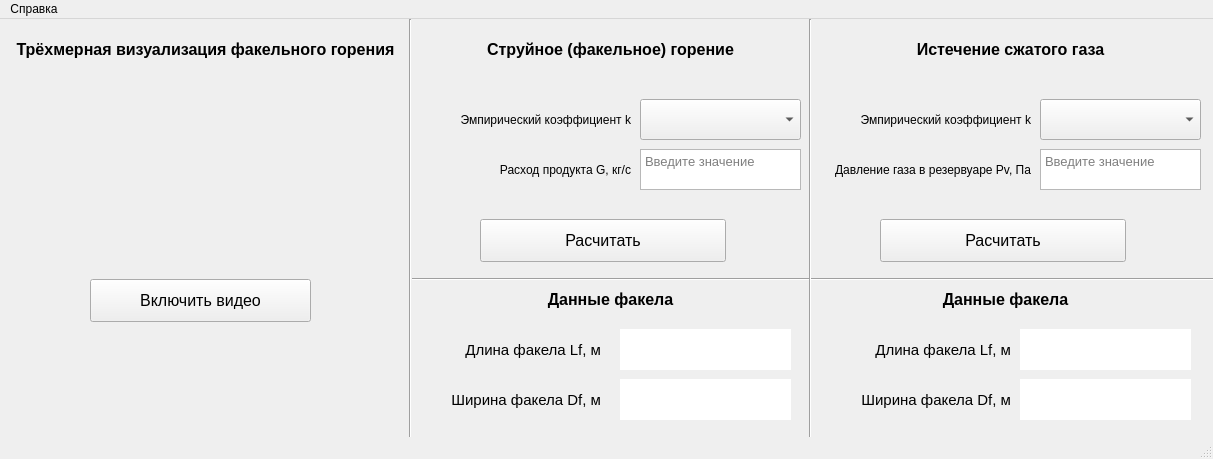
<?xml version="1.0" encoding="UTF-8"?>
<ui version="4.0">
 <class>MainWindow</class>
 <widget class="QMainWindow" name="MainWindow">
  <property name="geometry">
   <rect>
    <x>0</x>
    <y>0</y>
    <width>1213</width>
    <height>459</height>
   </rect>
  </property>
  <property name="windowTitle">
   <string>Факельное горение</string>
  </property>
  <widget class="QWidget" name="centralwidget">
   <property name="font">
    <font>
     <pointsize>12</pointsize>
    </font>
   </property>
   <widget class="Line" name="Vert_L">
    <property name="geometry">
     <rect>
      <x>400</x>
      <y>0</y>
      <width>20</width>
      <height>459</height>
     </rect>
    </property>
    <property name="orientation">
     <enum>Qt::Vertical</enum>
    </property>
   </widget>
   <widget class="Line" name="Hor_R">
    <property name="geometry">
     <rect>
      <x>412</x>
      <y>250</y>
      <width>805</width>
      <height>20</height>
     </rect>
    </property>
    <property name="orientation">
     <enum>Qt::Horizontal</enum>
    </property>
   </widget>
   <widget class="QPushButton" name="M1_btn">
    <property name="enabled">
     <bool>true</bool>
    </property>
    <property name="geometry">
     <rect>
      <x>480</x>
      <y>200</y>
      <width>246</width>
      <height>43</height>
     </rect>
    </property>
    <property name="font">
     <font>
      <pointsize>12</pointsize>
     </font>
    </property>
    <property name="mouseTracking">
     <bool>false</bool>
    </property>
    <property name="text">
     <string>Расчитать</string>
    </property>
   </widget>
   <widget class="QComboBox" name="K_choose">
    <property name="geometry">
     <rect>
      <x>640</x>
      <y>80</y>
      <width>161</width>
      <height>41</height>
     </rect>
    </property>
    <property name="font">
     <font>
      <pointsize>10</pointsize>
     </font>
    </property>
    <property name="acceptDrops">
     <bool>true</bool>
    </property>
    <property name="editable">
     <bool>false</bool>
    </property>
    <property name="currentText">
     <string/>
    </property>
    <property name="currentIndex">
     <number>-1</number>
    </property>
    <property name="maxVisibleItems">
     <number>3</number>
    </property>
    <property name="placeholderText">
     <string>Выберите значение</string>
    </property>
    <property name="duplicatesEnabled">
     <bool>false</bool>
    </property>
    <property name="frame">
     <bool>true</bool>
    </property>
    <property name="modelColumn">
     <number>0</number>
    </property>
   </widget>
   <widget class="QPlainTextEdit" name="G_Input">
    <property name="geometry">
     <rect>
      <x>640</x>
      <y>130</y>
      <width>161</width>
      <height>41</height>
     </rect>
    </property>
    <property name="font">
     <font>
      <pointsize>10</pointsize>
      <kerning>true</kerning>
     </font>
    </property>
    <property name="cursor" stdset="0">
     <cursorShape>IBeamCursor</cursorShape>
    </property>
    <property name="inputMethodHints">
     <set>Qt::ImhDigitsOnly|Qt::ImhNoEditMenu|Qt::ImhNoTextHandles</set>
    </property>
    <property name="placeholderText">
     <string>Введите значение</string>
    </property>
   </widget>
   <widget class="QLabel" name="K">
    <property name="geometry">
     <rect>
      <x>380</x>
      <y>80</y>
      <width>251</width>
      <height>41</height>
     </rect>
    </property>
    <property name="font">
     <font>
      <pointsize>9</pointsize>
      <kerning>true</kerning>
     </font>
    </property>
    <property name="text">
     <string>Эмпирический коэффициент k</string>
    </property>
    <property name="alignment">
     <set>Qt::AlignRight|Qt::AlignTrailing|Qt::AlignVCenter</set>
    </property>
    <property name="wordWrap">
     <bool>true</bool>
    </property>
   </widget>
   <widget class="QLabel" name="G">
    <property name="geometry">
     <rect>
      <x>420</x>
      <y>130</y>
      <width>211</width>
      <height>41</height>
     </rect>
    </property>
    <property name="font">
     <font>
      <pointsize>9</pointsize>
     </font>
    </property>
    <property name="text">
     <string>Расход продукта G, кг/c</string>
    </property>
    <property name="alignment">
     <set>Qt::AlignRight|Qt::AlignTrailing|Qt::AlignVCenter</set>
    </property>
    <property name="wordWrap">
     <bool>true</bool>
    </property>
   </widget>
   <widget class="QLabel" name="Method2">
    <property name="geometry">
     <rect>
      <x>820</x>
      <y>260</y>
      <width>371</width>
      <height>41</height>
     </rect>
    </property>
    <property name="font">
     <font>
      <pointsize>12</pointsize>
      <weight>75</weight>
      <bold>true</bold>
     </font>
    </property>
    <property name="text">
     <string>Данные факела</string>
    </property>
    <property name="alignment">
     <set>Qt::AlignCenter</set>
    </property>
   </widget>
   <widget class="QLabel" name="Method1">
    <property name="geometry">
     <rect>
      <x>430</x>
      <y>260</y>
      <width>361</width>
      <height>41</height>
     </rect>
    </property>
    <property name="font">
     <font>
      <pointsize>12</pointsize>
      <weight>75</weight>
      <bold>true</bold>
     </font>
    </property>
    <property name="text">
     <string>Данные факела</string>
    </property>
    <property name="alignment">
     <set>Qt::AlignCenter</set>
    </property>
   </widget>
   <widget class="QLabel" name="Vis">
    <property name="geometry">
     <rect>
      <x>10</x>
      <y>0</y>
      <width>391</width>
      <height>61</height>
     </rect>
    </property>
    <property name="font">
     <font>
      <pointsize>12</pointsize>
      <weight>75</weight>
      <bold>true</bold>
     </font>
    </property>
    <property name="text">
     <string>Трёхмерная визуализация факельного горения</string>
    </property>
    <property name="alignment">
     <set>Qt::AlignCenter</set>
    </property>
    <property name="wordWrap">
     <bool>true</bool>
    </property>
   </widget>
   <widget class="QLabel" name="Initial_Data">
    <property name="geometry">
     <rect>
      <x>420</x>
      <y>0</y>
      <width>381</width>
      <height>61</height>
     </rect>
    </property>
    <property name="font">
     <font>
      <pointsize>12</pointsize>
      <weight>75</weight>
      <bold>true</bold>
     </font>
    </property>
    <property name="text">
     <string>Струйное (факельное) горение</string>
    </property>
    <property name="alignment">
     <set>Qt::AlignCenter</set>
    </property>
    <property name="wordWrap">
     <bool>true</bool>
    </property>
   </widget>
   <widget class="QLabel" name="Lf1">
    <property name="geometry">
     <rect>
      <x>420</x>
      <y>310</y>
      <width>181</width>
      <height>41</height>
     </rect>
    </property>
    <property name="font">
     <font>
      <pointsize>11</pointsize>
      <kerning>true</kerning>
     </font>
    </property>
    <property name="text">
     <string>Длина факела Lf, м</string>
    </property>
    <property name="alignment">
     <set>Qt::AlignRight|Qt::AlignTrailing|Qt::AlignVCenter</set>
    </property>
    <property name="wordWrap">
     <bool>true</bool>
    </property>
   </widget>
   <widget class="QLabel" name="Df1">
    <property name="geometry">
     <rect>
      <x>420</x>
      <y>360</y>
      <width>181</width>
      <height>41</height>
     </rect>
    </property>
    <property name="font">
     <font>
      <pointsize>11</pointsize>
      <kerning>true</kerning>
     </font>
    </property>
    <property name="text">
     <string>Ширина факела Df, м</string>
    </property>
    <property name="alignment">
     <set>Qt::AlignRight|Qt::AlignTrailing|Qt::AlignVCenter</set>
    </property>
    <property name="wordWrap">
     <bool>true</bool>
    </property>
   </widget>
   <widget class="QLabel" name="Lf2">
    <property name="geometry">
     <rect>
      <x>830</x>
      <y>310</y>
      <width>181</width>
      <height>41</height>
     </rect>
    </property>
    <property name="font">
     <font>
      <pointsize>11</pointsize>
      <kerning>true</kerning>
     </font>
    </property>
    <property name="text">
     <string>Длина факела Lf, м</string>
    </property>
    <property name="alignment">
     <set>Qt::AlignRight|Qt::AlignTrailing|Qt::AlignVCenter</set>
    </property>
    <property name="wordWrap">
     <bool>true</bool>
    </property>
   </widget>
   <widget class="QLabel" name="Df2">
    <property name="geometry">
     <rect>
      <x>830</x>
      <y>360</y>
      <width>181</width>
      <height>41</height>
     </rect>
    </property>
    <property name="font">
     <font>
      <pointsize>11</pointsize>
      <kerning>true</kerning>
     </font>
    </property>
    <property name="text">
     <string>Ширина факела Df, м</string>
    </property>
    <property name="alignment">
     <set>Qt::AlignRight|Qt::AlignTrailing|Qt::AlignVCenter</set>
    </property>
    <property name="wordWrap">
     <bool>true</bool>
    </property>
   </widget>
   <widget class="QLineEdit" name="Lf1_Out">
    <property name="geometry">
     <rect>
      <x>620</x>
      <y>310</y>
      <width>171</width>
      <height>41</height>
     </rect>
    </property>
    <property name="cursor">
     <cursorShape>ArrowCursor</cursorShape>
    </property>
    <property name="frame">
     <bool>false</bool>
    </property>
    <property name="readOnly">
     <bool>true</bool>
    </property>
   </widget>
   <widget class="QLineEdit" name="Df1_Out">
    <property name="geometry">
     <rect>
      <x>620</x>
      <y>360</y>
      <width>171</width>
      <height>41</height>
     </rect>
    </property>
    <property name="cursor">
     <cursorShape>ArrowCursor</cursorShape>
    </property>
    <property name="frame">
     <bool>false</bool>
    </property>
    <property name="readOnly">
     <bool>true</bool>
    </property>
   </widget>
   <widget class="QLineEdit" name="Lf2_Out">
    <property name="geometry">
     <rect>
      <x>1020</x>
      <y>310</y>
      <width>171</width>
      <height>41</height>
     </rect>
    </property>
    <property name="cursor">
     <cursorShape>ArrowCursor</cursorShape>
    </property>
    <property name="frame">
     <bool>false</bool>
    </property>
    <property name="readOnly">
     <bool>true</bool>
    </property>
   </widget>
   <widget class="QLineEdit" name="Df2_Out">
    <property name="geometry">
     <rect>
      <x>1020</x>
      <y>360</y>
      <width>171</width>
      <height>41</height>
     </rect>
    </property>
    <property name="cursor">
     <cursorShape>ArrowCursor</cursorShape>
    </property>
    <property name="frame">
     <bool>false</bool>
    </property>
    <property name="readOnly">
     <bool>true</bool>
    </property>
   </widget>
   <widget class="QPushButton" name="Start">
    <property name="enabled">
     <bool>true</bool>
    </property>
    <property name="geometry">
     <rect>
      <x>90</x>
      <y>260</y>
      <width>221</width>
      <height>43</height>
     </rect>
    </property>
    <property name="font">
     <font>
      <pointsize>12</pointsize>
     </font>
    </property>
    <property name="mouseTracking">
     <bool>false</bool>
    </property>
    <property name="text">
     <string>Включить видео</string>
    </property>
   </widget>
   <widget class="Line" name="Vert_L_2">
    <property name="geometry">
     <rect>
      <x>800</x>
      <y>0</y>
      <width>20</width>
      <height>459</height>
     </rect>
    </property>
    <property name="orientation">
     <enum>Qt::Vertical</enum>
    </property>
   </widget>
   <widget class="QComboBox" name="K_choose_1">
    <property name="geometry">
     <rect>
      <x>1040</x>
      <y>80</y>
      <width>161</width>
      <height>41</height>
     </rect>
    </property>
    <property name="font">
     <font>
      <pointsize>10</pointsize>
     </font>
    </property>
    <property name="acceptDrops">
     <bool>true</bool>
    </property>
    <property name="editable">
     <bool>false</bool>
    </property>
    <property name="currentText">
     <string/>
    </property>
    <property name="currentIndex">
     <number>-1</number>
    </property>
    <property name="maxVisibleItems">
     <number>3</number>
    </property>
    <property name="placeholderText">
     <string>Выберите значение</string>
    </property>
    <property name="duplicatesEnabled">
     <bool>false</bool>
    </property>
    <property name="frame">
     <bool>true</bool>
    </property>
    <property name="modelColumn">
     <number>0</number>
    </property>
   </widget>
   <widget class="QPushButton" name="M2_btn">
    <property name="enabled">
     <bool>true</bool>
    </property>
    <property name="geometry">
     <rect>
      <x>880</x>
      <y>200</y>
      <width>246</width>
      <height>43</height>
     </rect>
    </property>
    <property name="font">
     <font>
      <pointsize>12</pointsize>
     </font>
    </property>
    <property name="mouseTracking">
     <bool>false</bool>
    </property>
    <property name="text">
     <string>Расчитать</string>
    </property>
   </widget>
   <widget class="QLabel" name="Pv">
    <property name="geometry">
     <rect>
      <x>820</x>
      <y>130</y>
      <width>211</width>
      <height>41</height>
     </rect>
    </property>
    <property name="font">
     <font>
      <pointsize>9</pointsize>
     </font>
    </property>
    <property name="text">
     <string>Давление газа в резервуаре Pv, Па</string>
    </property>
    <property name="alignment">
     <set>Qt::AlignRight|Qt::AlignTrailing|Qt::AlignVCenter</set>
    </property>
    <property name="wordWrap">
     <bool>true</bool>
    </property>
   </widget>
   <widget class="QLabel" name="Initial_Data_2">
    <property name="geometry">
     <rect>
      <x>820</x>
      <y>0</y>
      <width>381</width>
      <height>61</height>
     </rect>
    </property>
    <property name="font">
     <font>
      <pointsize>12</pointsize>
      <weight>75</weight>
      <bold>true</bold>
     </font>
    </property>
    <property name="text">
     <string>Истечение сжатого газа</string>
    </property>
    <property name="alignment">
     <set>Qt::AlignCenter</set>
    </property>
    <property name="wordWrap">
     <bool>true</bool>
    </property>
   </widget>
   <widget class="QPlainTextEdit" name="Pv_input">
    <property name="geometry">
     <rect>
      <x>1040</x>
      <y>130</y>
      <width>161</width>
      <height>41</height>
     </rect>
    </property>
    <property name="font">
     <font>
      <pointsize>10</pointsize>
      <kerning>true</kerning>
     </font>
    </property>
    <property name="cursor" stdset="0">
     <cursorShape>IBeamCursor</cursorShape>
    </property>
    <property name="inputMethodHints">
     <set>Qt::ImhDigitsOnly|Qt::ImhNoEditMenu|Qt::ImhNoTextHandles</set>
    </property>
    <property name="placeholderText">
     <string>Введите значение</string>
    </property>
   </widget>
   <widget class="QLabel" name="K_2">
    <property name="geometry">
     <rect>
      <x>780</x>
      <y>80</y>
      <width>251</width>
      <height>41</height>
     </rect>
    </property>
    <property name="font">
     <font>
      <pointsize>9</pointsize>
      <kerning>true</kerning>
     </font>
    </property>
    <property name="text">
     <string>Эмпирический коэффициент k</string>
    </property>
    <property name="alignment">
     <set>Qt::AlignRight|Qt::AlignTrailing|Qt::AlignVCenter</set>
    </property>
    <property name="wordWrap">
     <bool>true</bool>
    </property>
   </widget>
  </widget>
  <widget class="QMenuBar" name="menubar">
   <property name="geometry">
    <rect>
     <x>0</x>
     <y>0</y>
     <width>1213</width>
     <height>26</height>
    </rect>
   </property>
   <widget class="QMenu" name="Help">
    <property name="focusPolicy">
     <enum>Qt::ClickFocus</enum>
    </property>
    <property name="autoFillBackground">
     <bool>false</bool>
    </property>
    <property name="tearOffEnabled">
     <bool>false</bool>
    </property>
    <property name="title">
     <string>Справка</string>
    </property>
   </widget>
   <addaction name="Help"/>
  </widget>
  <widget class="QStatusBar" name="statusbar"/>
  <action name="action">
   <property name="text">
    <string>Справка</string>
   </property>
  </action>
 </widget>
 <resources/>
 <connections/>
</ui>
